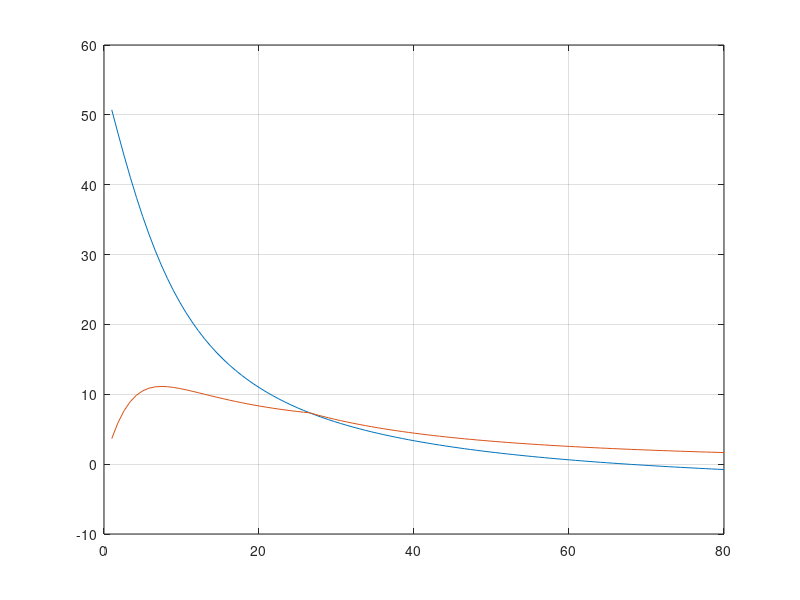

Here is the MATLAB script that generated this plot:
tic
% input user
z = 3;                       % Blattanzahl
R = 80;                      % Außenradius
lam_A = 9;                   % Auslegungsschnelllaufzahl
%v1_A = 10;                  % Auslegungswindgeschw.
cl1_A = 1;                   % Auftriebsbeiwert Blattwurzel (1. Profil)
cl2_A = 0.7;                 % Auftriebsbeiwert Mitte (2. Profil)
cl3_A = 1.1;                 % Auftriebsbeiwert Blattspitze (3. Profil)
N = 100;                     % Anzahl Laufschritte über Blatt
n1 = round(N/3);             % Umbruchspunkt des Profils

% 
dcl1_2 = (cl2_A - cl1_A) / (n1 - 1); 
dcl2_3 = (cl3_A - cl2_A) / (N - n1);



cl_A = zeros(1, N);
position1 = [1: n1];
position2 = [n1+1: N];
for i = 1:n1
    cl_A(i) = cl1_A + dcl1_2 * (i-1);
end
for i = n1 + 1: N
    cl_A(i) = cl2_A + dcl2_3 * (i - n1);
end
alpha_A = ones(1, N) * 5;                 % optimaler Anstellwinkel bei Auslegung

r = linspace(1, R, N);     % laufender Radius    

% Blattiefe nach Schmitz
t = (16*pi)./(z * cl_A) .* r .* sind(1/3 *(atand(R./(lam_A * r)))).^2;

% Bauwinkel nach Schmitz
Theta = 2/3 * atand(R ./(lam_A * r)) - alpha_A; 

plot(r, Theta)
%plot(r, t)
grid("on")
hold on
plot(r, t)
hold off
toc